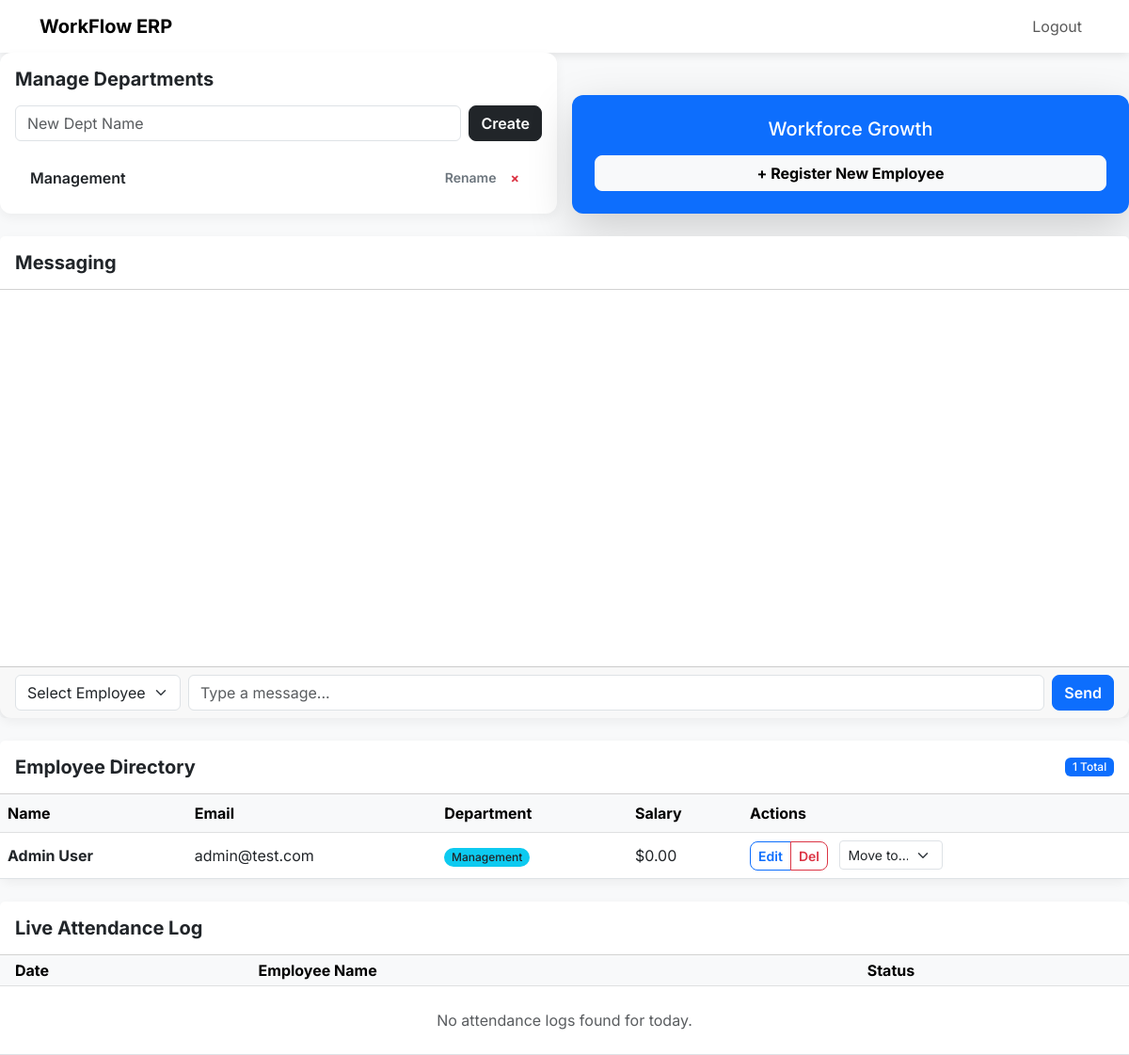
Before: /dashboard (signed in) with the older database file.
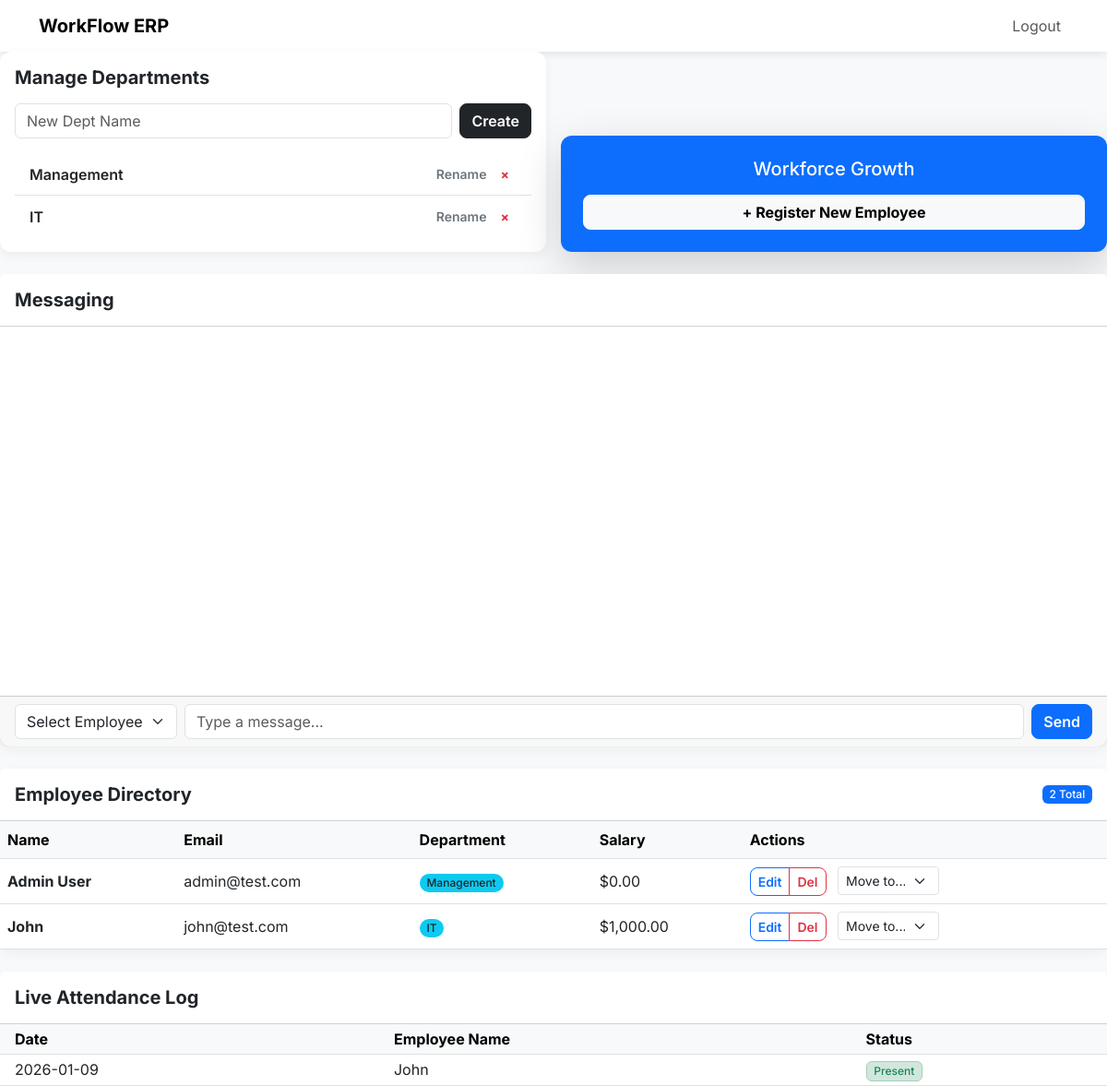
After: the same page with the newer database file.
### models.py (models this page shows)
class Department(Base):
    __tablename__ = "departments"
    id = Column(Integer, primary_key=True, index=True)
    name = Column(String, unique=True, index=True)
    employees = relationship("Employee", back_populates="department")

class Employee(Base):
    __tablename__ = "employees"
    id = Column(Integer, primary_key=True, index=True)
    name = Column(String)
    email = Column(String, unique=True, index=True)
    hashed_password = Column(String)
    role = Column(String, default="employee")
    salary = Column(Float, default=0.0)
    dept_id = Column(Integer, ForeignKey("departments.id"))
    department = relationship("Department", back_populates="employees")
    attendance_logs = relationship("Attendance", back_populates="employee")
    leaves = relationship("Leave", back_populates="employee", foreign_keys="[Leave.emp_id]")

class Attendance(Base):
    __tablename__ = "attendance"
    id = Column(Integer, primary_key=True, index=True)
    emp_id = Column(Integer, ForeignKey("employees.id"))
    date = Column(Date, default=date.today)
    employee = relationship("Employee", back_populates="attendance_logs")

### routers/dashboard.py (the view)
@router.get("/dashboard")
async def dashboard(request: Request, db: Session = Depends(get_db)):
    user = get_current_user(request, db)
    if not user: return RedirectResponse(url="/")
    if user.role == "admin":
        return templates.TemplateResponse("admin_dash.html", {
            "request": request, "user": user,
            "employees": db.query(models.Employee).all(),
            "departments": db.query(models.Department).all(),
            "logs": db.query(models.Attendance).all(),
            "pending_leaves": db.query(models.Leave).filter(models.Leave.approve == None).all(),
            "admin_id": user.id
        })
    marked = db.query(models.Attendance).filter(models.Attendance.emp_id == user.id, models.Attendance.date == date.today()).first()
    admin = db.query(models.Employee).filter(models.Employee.role == "admin").first()
    return templates.TemplateResponse("employee_dash.html", {
        "request": request, "user": user, "marked": marked, "today": date.today(),
        "my_leaves": db.query(models.Leave).filter(models.Leave.emp_id == user.id).all(),
        "admin_id": admin.id if admin else 1
    })

### templates/admin_dash.html (shortened to what this page needs)
{% extends "base.html" %}
{% block content %}
<div class="row mb-4 g-3">
    <div class="col-md-6">
        <div class="card p-3 h-100">
            <h5 class="fw-bold mb-3">Manage Departments</h5>
            <form action="/admin/add-dept" method="post" class="d-flex gap-2 mb-3">
                <input type="text" name="name" class="form-control" placeholder="New Dept Name" required>
                <button type="submit" class="btn btn-dark">Create</button>
            </form>
            <div class="list-group list-group-flush" style="max-height: 200px; overflow-y: auto;">
                {% for dept in departments %}
                <div class="list-group-item d-flex justify-content-between align-items-center bg-transparent">
                    <span class="fw-semibold">{{ dept.name }}</span>
                    <div class="btn-group">
                        <button class="btn btn-sm btn-outline-secondary border-0" data-bs-toggle="modal" data-bs-target="#editDept{{ dept.id }}">
                            Rename
                        </button>
                        <a href="/admin/del-dept/{{ dept.id }}"
                           class="btn btn-sm btn-outline-danger border-0 fw-bold"
                           onclick="return confirm('Delete this department? This only works if it has no employees.')">
                           &times;
                        </a>
                    </div>
                </div>
                {% endfor %}
            </div>
        </div>
    </div>
    <div class="col-md-6 text-end d-flex align-items-end justify-content-end">
        <div class="card p-4 bg-primary text-white shadow-lg w-100 text-center">
            <h5 class="mb-3">Workforce Growth</h5>
            <button class="btn btn-light fw-bold" data-bs-toggle="modal" data-bs-target="#addEmpModal">
                + Register New Employee
            </button>
        </div>
    </div>
</div>
<div class="row mb-4">
    <div class="col-12">
        <div class="card">
            <div class="card-header bg-white py-3">
                <h5 class="fw-bold m-0">Messaging</h5>
            </div>
            <div class="card-body" style="height: 400px; overflow-y: auto;" id="messages">
            </div>
            <div class="card-footer">
                <form id="messageForm" class="d-flex">
                    <select id="receiverSelect" class="form-select me-2" style="width: 200px;">
                        <option value="">Select Employee</option>
                    </select>
                    <input type="text" id="messageInput" class="form-control me-2" placeholder="Type a message..." required>
                    <button type="submit" class="btn btn-primary">Send</button>
                </form>
            </div>
        </div>
    </div>
</div>
<div class="card mb-4">
    <div class="card-header bg-white py-3 d-flex justify-content-between align-items-center">
        <h5 class="fw-bold m-0">Employee Directory</h5>
        <span class="badge bg-primary">{{ employees|length }} Total</span>
    </div>
    <div class="table-responsive">
        <table class="table table-hover align-middle mb-0">
            <thead class="table-light">
                <tr>
                    <th>Name</th>
                    <th>Email</th>
                    <th>Department</th>
                    <th>Salary</th>
                    <th>Actions</th>
                </tr>
            </thead>
            <tbody>
                {% for emp in employees %}
                <tr>
                    <td><div class="fw-bold text-dark">{{ emp.name }}</div></td>
                    <td>{{ emp.email }}</td>
                    <td>
                        <span class="badge rounded-pill bg-info text-dark">
                            {{ emp.department.name if emp.department else 'Unassigned' }}
                        </span>
                    </td>
                    <td>${{ "{:,.2f}".format(emp.salary) }}</td>
                    <td>
                        <div class="btn-group me-2">
                            <button class="btn btn-sm btn-outline-primary" data-bs-toggle="modal" data-bs-target="#editEmp{{ emp.id }}">Edit</button>
                            <a href="/admin/del-emp/{{ emp.id }}" class="btn btn-sm btn-outline-danger" onclick="return confirm('Delete employee account?')">Del</a>
                        </div>
                        <form action="/admin/move-emp" method="post" class="d-inline-block">
                            <select name="new_dept_id" class="form-select form-select-sm" style="width: 110px;" onchange="this.form.submit()">
                                <option disabled selected>Move to...</option>
                            </select>
                        </form>
                    </td>
                </tr>
                {% endfor %}
            </tbody>
        </table>
    </div>
</div>
<div class="card">
    <div class="card-header bg-white py-3"><h5 class="fw-bold m-0">Live Attendance Log</h5></div>
    <div style="max-height: 350px; overflow-y: auto;">
        <table class="table table-sm table-hover mb-0">
            <thead class="table-light sticky-top">
                <tr>
                    <th class="ps-3">Date</th>
                    <th>Employee Name</th>
                    <th>Status</th>
                </tr>
            </thead>
            <tbody>
                {% for log in logs %}
                <tr>
                    <td class="ps-3">{{ log.date }}</td>
                    <td>{{ log.employee.name }}</td>
                    <td><span class="badge bg-success-subtle text-success border border-success-subtle">Present</span></td>
                </tr>
                {% endfor %}
                {% if not logs %}
                <tr><td colspan="3" class="text-center py-4 text-muted">No attendance logs found for today.</td></tr>
                {% endif %}
            </tbody>
        </table>
    </div>
</div>
{% endblock %}

### templates/base.html (shortened to what this page needs)
<!DOCTYPE html>
<html lang="en">
<head>
    <link href="https://cdn.jsdelivr.net/npm/bootstrap@5.3.0/dist/css/bootstrap.min.css" rel="stylesheet">
</head>
<body>
<nav class="navbar navbar-expand-lg navbar-light bg-white">
    <div class="container">
        <a class="navbar-brand fw-bold" href="/dashboard">WorkFlow ERP</a>
        <div class="navbar-nav ms-auto">
            <a class="nav-link" href="/logout">Logout</a>
        </div>
    </div>
</nav>
    {% block content %}{% endblock %}
</body>
</html>

### templates/base.html (style rules this page uses)
body { background-color: #f8f9fa; font-family: 'Inter', sans-serif; color: #333; }
.navbar { box-shadow: 0 2px 10px rgba(0,0,0,0.1); }
.card { border: none; border-radius: 12px; box-shadow: 0 4px 12px rgba(0,0,0,0.05); }
.btn { border-radius: 8px; font-weight: 600; }
.badge { font-weight: 500; }

Changed rows visible on the page:
added Department: name "IT"
added Employee: name "John", email "john@test.com", department "IT", salary "1,000.00"
added Attendance: date "2026-01-09", employee.name "John"
Other visible differences:
{{ employees|length }}: "1" → "2"
text no longer shown: "No attendance logs found for today."
